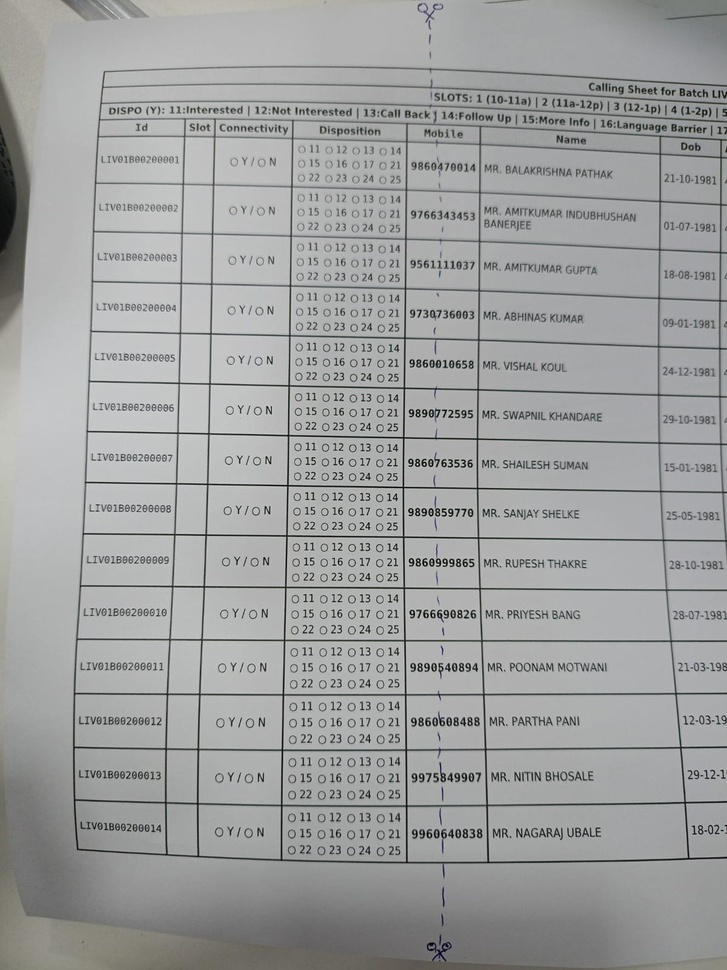
#> input picture DB tables/cutline example.jpg, 727 x 970 px, shrunk from 1200 x 1600 before the run
$ python blur_detector.py 'DB tables/cutline example.jpg' 1.0   (older library calls are emulated)
#> lines starting #> are read from the running program, lines starting #| are printed output that depends on the picture
import sys
import json
import cv2
import numpy as np
import pathlib

def calculate_blur_variance(image_path: str) -> float:
    """
    Calculate the variance of Laplacian to detect blur.
    Lower values indicate more blur.
    Typical thresholds:
    - > 100: Sharp image
    - 50-100: Slightly blurry but acceptable
    - < 50: Too blurry
    """
    try:
        image = cv2.imread(image_path)
        if image is None:
            return 0.0

        # Convert to grayscale
        gray = cv2.cvtColor(image, cv2.COLOR_BGR2GRAY)

        # Calculate the Laplacian variance
        laplacian = cv2.Laplacian(gray, cv2.CV_64F)
        variance = laplacian.var()

        return float(variance)
    except Exception as e:
        print(json.dumps({"error": f"Error calculating blur: {str(e)}"}))
        return 0.0

def calculate_blur_fft(image_path: str) -> float:
    """
    Alternative blur detection using FFT magnitude in frequency domain.
    Higher values indicate sharper images.
    """
    try:
        image = cv2.imread(image_path, 0)  # Read as grayscale
        if image is None:
            return 0.0

        # Apply FFT
        f_transform = np.fft.fft2(image)
        f_shift = np.fft.fftshift(f_transform)
        magnitude = np.abs(f_shift)

        # Calculate the mean of high frequency components
        rows, cols = image.shape
        center_row, center_col = rows // 2, cols // 2

        # Create a mask to extract high frequency components
        mask = np.zeros((rows, cols), np.uint8)
        mask[center_row-30:center_row+30, center_col-30:center_col+30] = 1

        # Apply mask and calculate mean of high frequencies
        high_freq = magnitude * (1 - mask)
        blur_score = np.mean(high_freq)

        return float(blur_score)
    except Exception as e:
        print(json.dumps({"error": f"Error calculating FFT blur: {str(e)}"}))
        return 0.0

def is_image_blurry(image_path: str, variance_threshold: float = 50.0) -> dict:
    """
    Determine if an image is too blurry using multiple methods.

    Args:
        image_path: Path to the image file
        variance_threshold: Threshold for Laplacian variance (default: 50.0)

    Returns:
        dict with blur analysis results
    """
    try:
        # Calculate blur metrics
        laplacian_variance = calculate_blur_variance(image_path)
        fft_score = calculate_blur_fft(image_path)

        # Determine if blurry
        is_blurry = laplacian_variance < variance_threshold

        # Quality assessment
        if laplacian_variance > 100:
            quality = "excellent"
        elif laplacian_variance > 80:
            quality = "good"
        elif laplacian_variance > 50:
            quality = "acceptable"
        elif laplacian_variance > 20:
            quality = "poor"
        else:
            quality = "very_poor"

        return {
            "is_blurry": is_blurry,
            "laplacian_variance": round(laplacian_variance, 2),
            "fft_score": round(fft_score, 2),
            "quality": quality,
            "threshold_used": variance_threshold,
            "recommendation": "retake" if is_blurry else "acceptable"
        }

    except Exception as e:
        return {
            "error": f"Blur detection failed: {str(e)}",
            "is_blurry": True,  # Assume blurry on error for safety
            "recommendation": "retake"
        }

def main():
    if len(sys.argv) < 2:
        print(json.dumps({"error": "No file path provided"}))
        sys.exit(1)

    image_path = sys.argv[1]

    # Optional threshold parameter
    threshold = float(sys.argv[2]) if len(sys.argv) > 2 else 50.0

    # Check if file exists
    if not pathlib.Path(image_path).exists():
        print(json.dumps({"error": f"File not found: {image_path}"}))
        sys.exit(1)

    # Perform blur detection
    result = is_image_blurry(image_path, threshold)
#> in calculate_blur_variance, image is the input picture: shape (970, 727, 3); mean B, G, R 159.7, 160.1, 158.8
#> in calculate_blur_variance, `laplacian = cv2.Laplacian(gray, cv2.CV_64F)`:
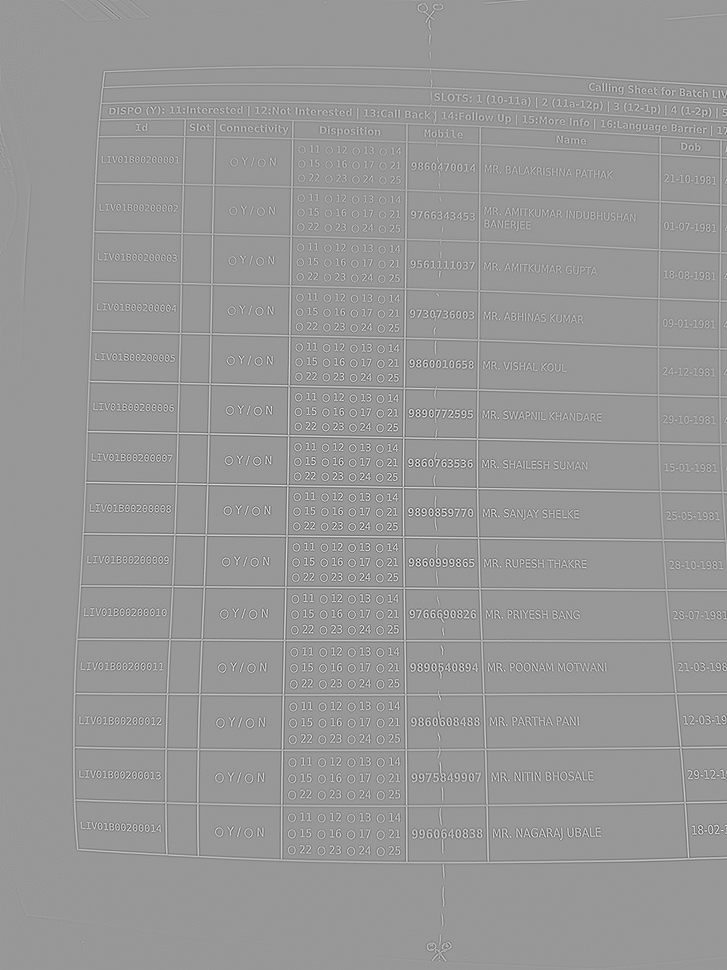
#> laplacian: shape (970, 727) float64; min -591, max 400, mean 0; drawn with min black and max white
#> in calculate_blur_variance, `variance = laplacian.var()`: variance = 2286.1
#> in calculate_blur_fft, `high_freq = magnitude * (1 - mask)`:
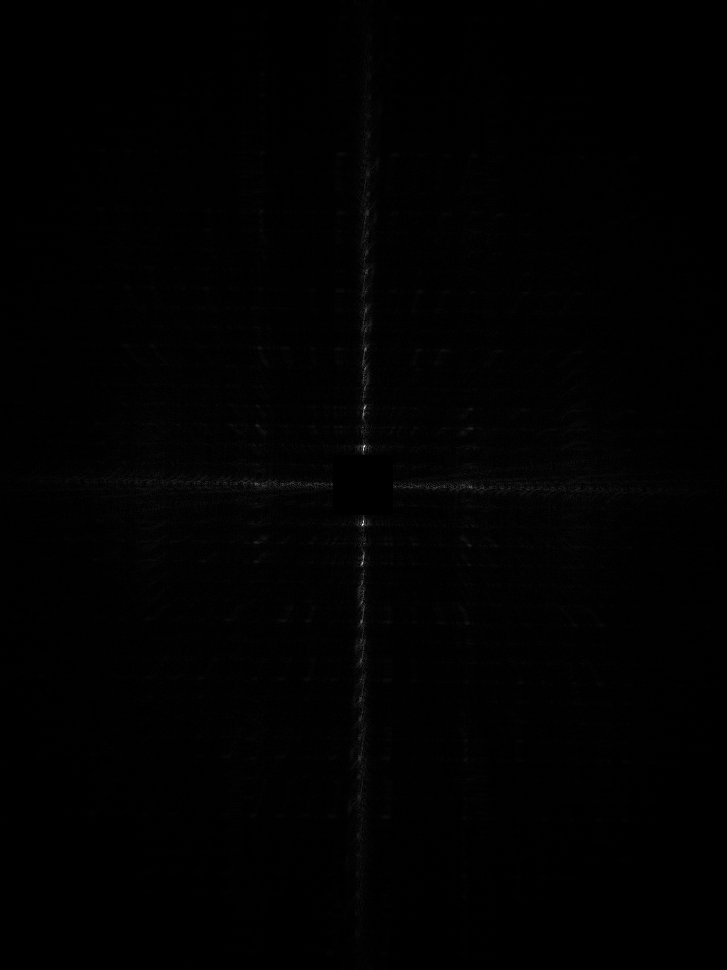
#> high_freq: shape (970, 727) float64; min 0, max 1547865.9, mean 10629.4; drawn with min black and max white
#> in calculate_blur_fft, `blur_score = np.mean(high_freq)`: blur_score = 10629.4
#> in is_image_blurry, `is_blurry = laplacian_variance < variance_threshold`: is_blurry = False
#> result = {'is_blurry': False, 'laplacian_variance': 2286.1, 'fft_score': 10629.4, 'quality': 'excellent', 'threshold_used': 1, 'recommendation': 'acceptable'}

    # Output result as JSON
    print(json.dumps(result))
#| {"is_blurry": false, "laplacian_variance": 2286.06, "fft_score": 10629.41, "quality": "excellent", "threshold_used": 1.0, "recommendation": "acceptable"}

if __name__ == "__main__":
    main()
